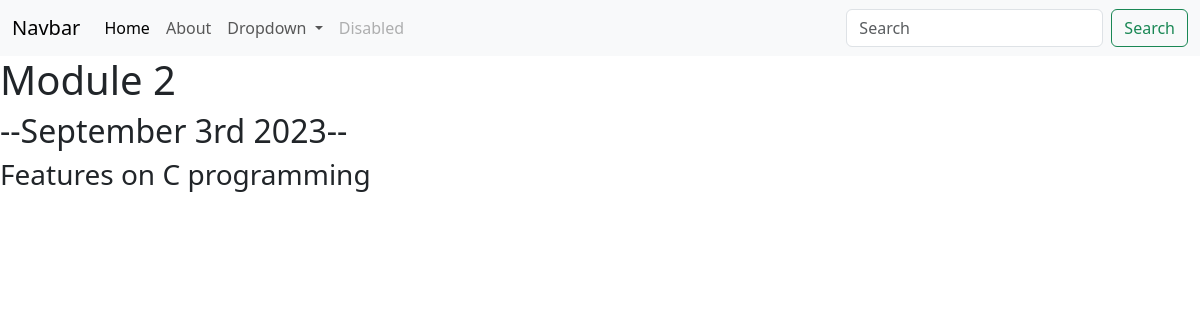
The app's page /blog/2/ with its own data.
### blog/models.py (models this page shows)
class Blog(models.Model):
    title=models.CharField(max_length=200)
    description=models.TextField()
    date=models.DateField()

### blog/views.py (the view)
# urls.py: path('<int:blog_id>/',views.detail, name='detail'),
def detail(request,blog_id):
    blog =get_object_or_404(Blog, pk=blog_id)
    return render(request,'blog/detail.html',{'blog':blog})

### blog/templates/blog/detail.html
{% extends 'portfolio/base.html' %}
{% block content %}
<h1>{{ blog.title }}</h1>
<h2>--{{ blog.date|date:'F jS Y'}}--</h2>
<h3>{{ blog.description|safe}}</h3>
{% endblock %}

### records on screen
Blog: title "Module 2", date "September 3rd 2023", description "Features on C programming"
